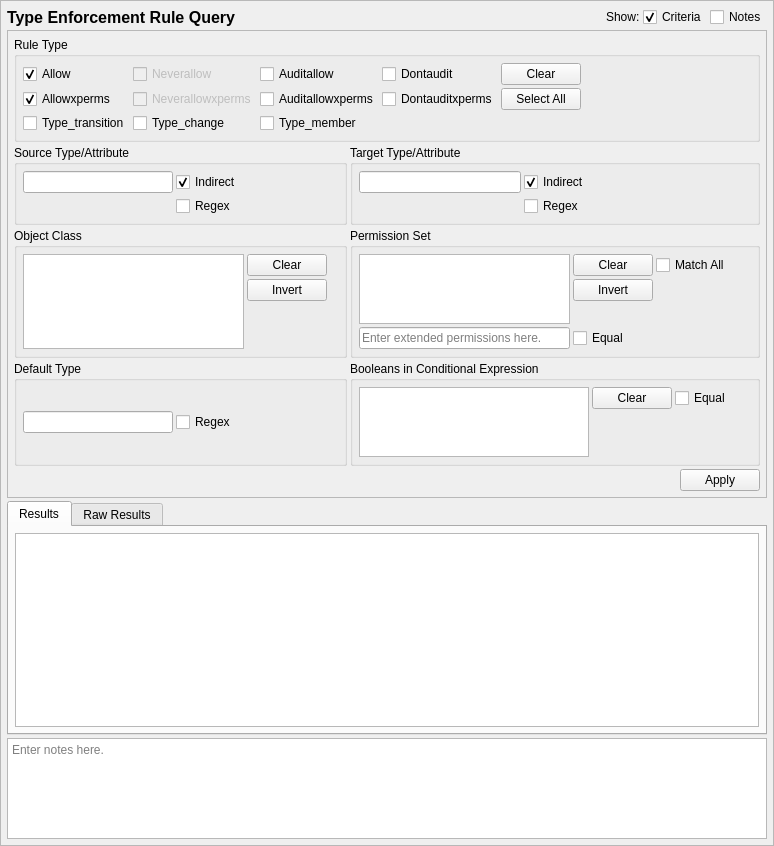
<?xml version="1.0" encoding="UTF-8"?>
<ui version="4.0">
 <class>TERuleQueryTab</class>
 <widget class="QScrollArea" name="TERuleQueryTab">
  <property name="geometry">
   <rect>
    <x>0</x>
    <y>0</y>
    <width>774</width>
    <height>846</height>
   </rect>
  </property>
  <property name="sizeAdjustPolicy">
   <enum>QAbstractScrollArea::AdjustToContents</enum>
  </property>
  <property name="widgetResizable">
   <bool>true</bool>
  </property>
  <widget class="QWidget" name="contents">
   <property name="geometry">
    <rect>
     <x>0</x>
     <y>0</y>
     <width>772</width>
     <height>844</height>
    </rect>
   </property>
   <property name="minimumSize">
    <size>
     <width>0</width>
     <height>0</height>
    </size>
   </property>
   <layout class="QGridLayout" name="gridLayout_9">
    <property name="leftMargin">
     <number>6</number>
    </property>
    <property name="topMargin">
     <number>6</number>
    </property>
    <property name="rightMargin">
     <number>6</number>
    </property>
    <property name="bottomMargin">
     <number>6</number>
    </property>
    <property name="spacing">
     <number>3</number>
    </property>
    <item row="4" column="0" colspan="5">
     <widget class="QTextEdit" name="notes">
      <property name="sizePolicy">
       <sizepolicy hsizetype="Preferred" vsizetype="Preferred">
        <horstretch>0</horstretch>
        <verstretch>0</verstretch>
       </sizepolicy>
      </property>
      <property name="minimumSize">
       <size>
        <width>0</width>
        <height>80</height>
       </size>
      </property>
      <property name="toolTip">
       <string>Optionally enter notes here about the query.</string>
      </property>
      <property name="placeholderText">
       <string>Enter notes here.</string>
      </property>
     </widget>
    </item>
    <item row="3" column="0" colspan="5">
     <widget class="QTabWidget" name="results_frame">
      <property name="sizePolicy">
       <sizepolicy hsizetype="Preferred" vsizetype="MinimumExpanding">
        <horstretch>0</horstretch>
        <verstretch>2</verstretch>
       </sizepolicy>
      </property>
      <property name="currentIndex">
       <number>0</number>
      </property>
      <widget class="QWidget" name="results_framePage1">
       <property name="sizePolicy">
        <sizepolicy hsizetype="Preferred" vsizetype="MinimumExpanding">
         <horstretch>0</horstretch>
         <verstretch>0</verstretch>
        </sizepolicy>
       </property>
       <attribute name="title">
        <string>Results</string>
       </attribute>
       <layout class="QVBoxLayout" name="verticalLayout_3">
        <property name="leftMargin">
         <number>6</number>
        </property>
        <property name="topMargin">
         <number>6</number>
        </property>
        <property name="rightMargin">
         <number>6</number>
        </property>
        <property name="bottomMargin">
         <number>6</number>
        </property>
        <item>
         <widget class="SEToolsTableView" name="table_results">
          <property name="sizePolicy">
           <sizepolicy hsizetype="Preferred" vsizetype="MinimumExpanding">
            <horstretch>0</horstretch>
            <verstretch>0</verstretch>
           </sizepolicy>
          </property>
          <property name="sizeAdjustPolicy">
           <enum>QAbstractScrollArea::AdjustIgnored</enum>
          </property>
          <property name="alternatingRowColors">
           <bool>true</bool>
          </property>
          <property name="sortingEnabled">
           <bool>true</bool>
          </property>
         </widget>
        </item>
       </layout>
      </widget>
      <widget class="QWidget" name="results_framePage2">
       <property name="sizePolicy">
        <sizepolicy hsizetype="Preferred" vsizetype="MinimumExpanding">
         <horstretch>0</horstretch>
         <verstretch>0</verstretch>
        </sizepolicy>
       </property>
       <attribute name="title">
        <string>Raw Results</string>
       </attribute>
       <layout class="QVBoxLayout" name="verticalLayout_2">
        <property name="leftMargin">
         <number>6</number>
        </property>
        <property name="topMargin">
         <number>6</number>
        </property>
        <property name="rightMargin">
         <number>6</number>
        </property>
        <property name="bottomMargin">
         <number>6</number>
        </property>
        <item>
         <widget class="QPlainTextEdit" name="raw_results">
          <property name="sizePolicy">
           <sizepolicy hsizetype="Preferred" vsizetype="MinimumExpanding">
            <horstretch>0</horstretch>
            <verstretch>0</verstretch>
           </sizepolicy>
          </property>
          <property name="minimumSize">
           <size>
            <width>0</width>
            <height>0</height>
           </size>
          </property>
          <property name="font">
           <font>
            <family>Monospace</family>
           </font>
          </property>
          <property name="documentTitle">
           <string/>
          </property>
          <property name="lineWrapMode">
           <enum>QPlainTextEdit::NoWrap</enum>
          </property>
          <property name="readOnly">
           <bool>true</bool>
          </property>
         </widget>
        </item>
       </layout>
      </widget>
     </widget>
    </item>
    <item row="0" column="4">
     <widget class="QCheckBox" name="notes_expander">
      <property name="sizePolicy">
       <sizepolicy hsizetype="Minimum" vsizetype="Fixed">
        <horstretch>0</horstretch>
        <verstretch>1</verstretch>
       </sizepolicy>
      </property>
      <property name="toolTip">
       <string>Show or hide the notes field (no data is lost)</string>
      </property>
      <property name="text">
       <string>Notes</string>
      </property>
     </widget>
    </item>
    <item row="0" column="3">
     <widget class="QCheckBox" name="criteria_expander">
      <property name="toolTip">
       <string>Show or hide the search criteria (no settings are lost)</string>
      </property>
      <property name="text">
       <string>Criteria</string>
      </property>
      <property name="checked">
       <bool>true</bool>
      </property>
     </widget>
    </item>
    <item row="0" column="1">
     <spacer name="horizontalSpacer_8">
      <property name="orientation">
       <enum>Qt::Orientation::Horizontal</enum>
      </property>
      <property name="sizeHint" stdset="0">
       <size>
        <width>40</width>
        <height>20</height>
       </size>
      </property>
     </spacer>
    </item>
    <item row="0" column="2">
     <widget class="QLabel" name="label_2">
      <property name="sizePolicy">
       <sizepolicy hsizetype="Preferred" vsizetype="Fixed">
        <horstretch>0</horstretch>
        <verstretch>0</verstretch>
       </sizepolicy>
      </property>
      <property name="text">
       <string>Show:</string>
      </property>
     </widget>
    </item>
    <item row="0" column="0">
     <widget class="QLabel" name="label">
      <property name="sizePolicy">
       <sizepolicy hsizetype="Preferred" vsizetype="Fixed">
        <horstretch>0</horstretch>
        <verstretch>0</verstretch>
       </sizepolicy>
      </property>
      <property name="maximumSize">
       <size>
        <width>16777215</width>
        <height>20</height>
       </size>
      </property>
      <property name="font">
       <font>
        <pointsize>12</pointsize>
        <weight>75</weight>
        <bold>true</bold>
       </font>
      </property>
      <property name="text">
       <string>Type Enforcement Rule Query</string>
      </property>
     </widget>
    </item>
    <item row="2" column="0" colspan="5">
     <widget class="QFrame" name="criteria_frame">
      <property name="sizePolicy">
       <sizepolicy hsizetype="Preferred" vsizetype="Preferred">
        <horstretch>0</horstretch>
        <verstretch>1</verstretch>
       </sizepolicy>
      </property>
      <property name="maximumSize">
       <size>
        <width>16777215</width>
        <height>16777215</height>
       </size>
      </property>
      <property name="frameShape">
       <enum>QFrame::StyledPanel</enum>
      </property>
      <property name="frameShadow">
       <enum>QFrame::Raised</enum>
      </property>
      <layout class="QGridLayout" name="gridLayout_3">
       <property name="leftMargin">
        <number>6</number>
       </property>
       <property name="topMargin">
        <number>6</number>
       </property>
       <property name="rightMargin">
        <number>6</number>
       </property>
       <property name="bottomMargin">
        <number>6</number>
       </property>
       <property name="spacing">
        <number>3</number>
       </property>
       <item row="1" column="1">
        <widget class="QGroupBox" name="target_criteria">
         <property name="maximumSize">
          <size>
           <width>16777215</width>
           <height>100</height>
          </size>
         </property>
         <property name="title">
          <string>Target Type/Attribute</string>
         </property>
         <layout class="QGridLayout" name="gridLayout_5">
          <property name="leftMargin">
           <number>6</number>
          </property>
          <property name="topMargin">
           <number>6</number>
          </property>
          <property name="rightMargin">
           <number>6</number>
          </property>
          <property name="bottomMargin">
           <number>6</number>
          </property>
          <property name="spacing">
           <number>3</number>
          </property>
          <item row="0" column="1">
           <widget class="QLineEdit" name="target">
            <property name="sizePolicy">
             <sizepolicy hsizetype="Expanding" vsizetype="Fixed">
              <horstretch>0</horstretch>
              <verstretch>0</verstretch>
             </sizepolicy>
            </property>
            <property name="minimumSize">
             <size>
              <width>150</width>
              <height>0</height>
             </size>
            </property>
            <property name="maximumSize">
             <size>
              <width>250</width>
              <height>16777215</height>
             </size>
            </property>
           </widget>
          </item>
          <item row="1" column="2">
           <widget class="QCheckBox" name="target_regex">
            <property name="toolTip">
             <string>Use regular expressions to match the target type/attribute.</string>
            </property>
            <property name="text">
             <string>Regex</string>
            </property>
           </widget>
          </item>
          <item row="0" column="2">
           <widget class="QCheckBox" name="target_indirect">
            <property name="toolTip">
             <string>If the rule target is an attribute, indirect will match the criteria against the contents of the attribute, rather than the attribute itself.</string>
            </property>
            <property name="text">
             <string>Indirect</string>
            </property>
            <property name="checked">
             <bool>true</bool>
            </property>
           </widget>
          </item>
          <item row="0" column="3">
           <spacer name="horizontalSpacer_3">
            <property name="orientation">
             <enum>Qt::Orientation::Horizontal</enum>
            </property>
            <property name="sizeHint" stdset="0">
             <size>
              <width>113</width>
              <height>20</height>
             </size>
            </property>
           </spacer>
          </item>
         </layout>
        </widget>
       </item>
       <item row="0" column="0" colspan="2">
        <widget class="QGroupBox" name="ruletype_criteria">
         <property name="sizePolicy">
          <sizepolicy hsizetype="Preferred" vsizetype="Preferred">
           <horstretch>0</horstretch>
           <verstretch>0</verstretch>
          </sizepolicy>
         </property>
         <property name="maximumSize">
          <size>
           <width>16777215</width>
           <height>150</height>
          </size>
         </property>
         <property name="title">
          <string>Rule Type</string>
         </property>
         <layout class="QGridLayout" name="gridLayout">
          <property name="leftMargin">
           <number>6</number>
          </property>
          <property name="topMargin">
           <number>6</number>
          </property>
          <property name="rightMargin">
           <number>6</number>
          </property>
          <property name="bottomMargin">
           <number>6</number>
          </property>
          <property name="spacing">
           <number>3</number>
          </property>
          <item row="1" column="6">
           <widget class="QPushButton" name="all_ruletypes">
            <property name="text">
             <string>Select All</string>
            </property>
           </widget>
          </item>
          <item row="0" column="2">
           <widget class="QCheckBox" name="auditallow">
            <property name="text">
             <string>Auditallow</string>
            </property>
           </widget>
          </item>
          <item row="0" column="3">
           <widget class="QCheckBox" name="dontaudit">
            <property name="text">
             <string>Dontaudit</string>
            </property>
           </widget>
          </item>
          <item row="0" column="7">
           <spacer name="horizontalSpacer">
            <property name="orientation">
             <enum>Qt::Orientation::Horizontal</enum>
            </property>
            <property name="sizeHint" stdset="0">
             <size>
              <width>40</width>
              <height>20</height>
             </size>
            </property>
           </spacer>
          </item>
          <item row="0" column="0">
           <widget class="QCheckBox" name="allow">
            <property name="text">
             <string>Allow</string>
            </property>
            <property name="checked">
             <bool>true</bool>
            </property>
           </widget>
          </item>
          <item row="0" column="1">
           <widget class="QCheckBox" name="neverallow">
            <property name="enabled">
             <bool>false</bool>
            </property>
            <property name="toolTip">
             <string>Neverallow is not available in binary policies.</string>
            </property>
            <property name="text">
             <string>Neverallow</string>
            </property>
           </widget>
          </item>
          <item row="0" column="6">
           <widget class="QPushButton" name="clear_ruletypes">
            <property name="text">
             <string>Clear</string>
            </property>
            <property name="checkable">
             <bool>false</bool>
            </property>
           </widget>
          </item>
          <item row="1" column="1">
           <widget class="QCheckBox" name="neverallowxperm">
            <property name="enabled">
             <bool>false</bool>
            </property>
            <property name="toolTip">
             <string>Neverallowxperms is not available in binary policies.</string>
            </property>
            <property name="text">
             <string>Neverallowxperms</string>
            </property>
           </widget>
          </item>
          <item row="1" column="0">
           <widget class="QCheckBox" name="allowxperm">
            <property name="text">
             <string>Allowxperms</string>
            </property>
            <property name="checked">
             <bool>true</bool>
            </property>
           </widget>
          </item>
          <item row="1" column="2">
           <widget class="QCheckBox" name="auditallowxperm">
            <property name="text">
             <string>Auditallowxperms</string>
            </property>
           </widget>
          </item>
          <item row="2" column="0">
           <widget class="QCheckBox" name="type_transition">
            <property name="text">
             <string>Type_transition</string>
            </property>
           </widget>
          </item>
          <item row="2" column="1">
           <widget class="QCheckBox" name="type_change">
            <property name="text">
             <string>Type_change</string>
            </property>
           </widget>
          </item>
          <item row="2" column="2">
           <widget class="QCheckBox" name="type_member">
            <property name="text">
             <string>Type_member</string>
            </property>
           </widget>
          </item>
          <item row="1" column="3">
           <widget class="QCheckBox" name="dontauditxperm">
            <property name="text">
             <string>Dontauditxperms</string>
            </property>
           </widget>
          </item>
         </layout>
        </widget>
       </item>
       <item row="4" column="0">
        <widget class="QGroupBox" name="default_criteria">
         <property name="title">
          <string>Default Type</string>
         </property>
         <layout class="QGridLayout" name="gridLayout_4">
          <property name="leftMargin">
           <number>6</number>
          </property>
          <property name="topMargin">
           <number>6</number>
          </property>
          <property name="rightMargin">
           <number>6</number>
          </property>
          <property name="bottomMargin">
           <number>6</number>
          </property>
          <property name="spacing">
           <number>3</number>
          </property>
          <item row="0" column="0">
           <widget class="QLineEdit" name="default_type">
            <property name="sizePolicy">
             <sizepolicy hsizetype="Expanding" vsizetype="Fixed">
              <horstretch>0</horstretch>
              <verstretch>0</verstretch>
             </sizepolicy>
            </property>
            <property name="minimumSize">
             <size>
              <width>150</width>
              <height>0</height>
             </size>
            </property>
            <property name="maximumSize">
             <size>
              <width>250</width>
              <height>16777215</height>
             </size>
            </property>
           </widget>
          </item>
          <item row="0" column="2">
           <spacer name="horizontalSpacer_6">
            <property name="orientation">
             <enum>Qt::Orientation::Horizontal</enum>
            </property>
            <property name="sizeHint" stdset="0">
             <size>
              <width>40</width>
              <height>20</height>
             </size>
            </property>
           </spacer>
          </item>
          <item row="0" column="1">
           <widget class="QCheckBox" name="default_regex">
            <property name="toolTip">
             <string>Use regular expressions to match the default type.</string>
            </property>
            <property name="text">
             <string>Regex</string>
            </property>
           </widget>
          </item>
         </layout>
        </widget>
       </item>
       <item row="1" column="0">
        <widget class="QGroupBox" name="source_criteria">
         <property name="maximumSize">
          <size>
           <width>16777215</width>
           <height>100</height>
          </size>
         </property>
         <property name="title">
          <string>Source Type/Attribute</string>
         </property>
         <layout class="QGridLayout" name="gridLayout_2">
          <property name="leftMargin">
           <number>6</number>
          </property>
          <property name="topMargin">
           <number>6</number>
          </property>
          <property name="rightMargin">
           <number>6</number>
          </property>
          <property name="bottomMargin">
           <number>6</number>
          </property>
          <property name="spacing">
           <number>3</number>
          </property>
          <item row="0" column="3">
           <spacer name="horizontalSpacer_2">
            <property name="orientation">
             <enum>Qt::Orientation::Horizontal</enum>
            </property>
            <property name="sizeHint" stdset="0">
             <size>
              <width>40</width>
              <height>20</height>
             </size>
            </property>
           </spacer>
          </item>
          <item row="0" column="0">
           <widget class="QLineEdit" name="source">
            <property name="sizePolicy">
             <sizepolicy hsizetype="Expanding" vsizetype="Fixed">
              <horstretch>0</horstretch>
              <verstretch>0</verstretch>
             </sizepolicy>
            </property>
            <property name="minimumSize">
             <size>
              <width>150</width>
              <height>0</height>
             </size>
            </property>
            <property name="maximumSize">
             <size>
              <width>250</width>
              <height>16777215</height>
             </size>
            </property>
           </widget>
          </item>
          <item row="1" column="1">
           <widget class="QCheckBox" name="source_regex">
            <property name="toolTip">
             <string>Use regular expressions to match the source type/attribute.</string>
            </property>
            <property name="text">
             <string>Regex</string>
            </property>
           </widget>
          </item>
          <item row="0" column="1">
           <widget class="QCheckBox" name="source_indirect">
            <property name="toolTip">
             <string>If the rule source is an attribute, indirect will match the criteria against the contents of the attribute, rather than the attribute itself.</string>
            </property>
            <property name="text">
             <string>Indirect</string>
            </property>
            <property name="checked">
             <bool>true</bool>
            </property>
           </widget>
          </item>
         </layout>
        </widget>
       </item>
       <item row="2" column="0">
        <widget class="QGroupBox" name="class_criteria">
         <property name="title">
          <string>Object Class</string>
         </property>
         <layout class="QGridLayout" name="gridLayout_7">
          <property name="leftMargin">
           <number>6</number>
          </property>
          <property name="topMargin">
           <number>6</number>
          </property>
          <property name="rightMargin">
           <number>6</number>
          </property>
          <property name="bottomMargin">
           <number>6</number>
          </property>
          <property name="spacing">
           <number>3</number>
          </property>
          <item row="0" column="2">
           <spacer name="horizontalSpacer_4">
            <property name="orientation">
             <enum>Qt::Orientation::Horizontal</enum>
            </property>
            <property name="sizeHint" stdset="0">
             <size>
              <width>40</width>
              <height>20</height>
             </size>
            </property>
           </spacer>
          </item>
          <item row="0" column="1">
           <widget class="QPushButton" name="clear_class">
            <property name="text">
             <string>Clear</string>
            </property>
           </widget>
          </item>
          <item row="1" column="1">
           <widget class="QPushButton" name="invert_class">
            <property name="text">
             <string>Invert</string>
            </property>
           </widget>
          </item>
          <item row="2" column="1">
           <spacer name="verticalSpacer_2">
            <property name="orientation">
             <enum>Qt::Orientation::Vertical</enum>
            </property>
            <property name="sizeHint" stdset="0">
             <size>
              <width>20</width>
              <height>40</height>
             </size>
            </property>
           </spacer>
          </item>
          <item row="0" column="0" rowspan="3">
           <widget class="QListView" name="tclass">
            <property name="sizePolicy">
             <sizepolicy hsizetype="Expanding" vsizetype="Preferred">
              <horstretch>0</horstretch>
              <verstretch>0</verstretch>
             </sizepolicy>
            </property>
            <property name="maximumSize">
             <size>
              <width>250</width>
              <height>16777215</height>
             </size>
            </property>
            <property name="toolTip">
             <string>Match the object class of the rule.</string>
            </property>
            <property name="selectionMode">
             <enum>QAbstractItemView::ExtendedSelection</enum>
            </property>
           </widget>
          </item>
         </layout>
        </widget>
       </item>
       <item row="4" column="1">
        <widget class="QGroupBox" name="booleans_criteria">
         <property name="title">
          <string>Booleans in Conditional Expression</string>
         </property>
         <layout class="QGridLayout" name="gridLayout_8">
          <property name="leftMargin">
           <number>6</number>
          </property>
          <property name="topMargin">
           <number>6</number>
          </property>
          <property name="rightMargin">
           <number>6</number>
          </property>
          <property name="bottomMargin">
           <number>6</number>
          </property>
          <property name="spacing">
           <number>3</number>
          </property>
          <item row="0" column="0" rowspan="2">
           <widget class="QListView" name="bool_criteria">
            <property name="sizePolicy">
             <sizepolicy hsizetype="Expanding" vsizetype="Preferred">
              <horstretch>0</horstretch>
              <verstretch>0</verstretch>
             </sizepolicy>
            </property>
            <property name="maximumSize">
             <size>
              <width>250</width>
              <height>16777215</height>
             </size>
            </property>
            <property name="toolTip">
             <string>Booleans used in the rule's conditional expression.</string>
            </property>
            <property name="selectionMode">
             <enum>QAbstractItemView::ExtendedSelection</enum>
            </property>
           </widget>
          </item>
          <item row="0" column="4">
           <spacer name="horizontalSpacer_7">
            <property name="orientation">
             <enum>Qt::Orientation::Horizontal</enum>
            </property>
            <property name="sizeHint" stdset="0">
             <size>
              <width>40</width>
              <height>20</height>
             </size>
            </property>
           </spacer>
          </item>
          <item row="0" column="2">
           <widget class="QPushButton" name="clear_bools">
            <property name="text">
             <string>Clear</string>
            </property>
           </widget>
          </item>
          <item row="0" column="3">
           <widget class="QCheckBox" name="bools_equal">
            <property name="toolTip">
             <string>A matching rule will use a set of Booleans in its conditional expression equal to the selected Booleans.</string>
            </property>
            <property name="text">
             <string>Equal</string>
            </property>
           </widget>
          </item>
          <item row="1" column="2">
           <spacer name="verticalSpacer_3">
            <property name="orientation">
             <enum>Qt::Orientation::Vertical</enum>
            </property>
            <property name="sizeHint" stdset="0">
             <size>
              <width>20</width>
              <height>40</height>
             </size>
            </property>
           </spacer>
          </item>
         </layout>
        </widget>
       </item>
       <item row="5" column="1">
        <widget class="QDialogButtonBox" name="buttonBox">
         <property name="standardButtons">
          <set>QDialogButtonBox::StandardButton::Apply</set>
         </property>
        </widget>
       </item>
       <item row="2" column="1">
        <widget class="QGroupBox" name="perms_criteria">
         <property name="title">
          <string>Permission Set</string>
         </property>
         <layout class="QGridLayout" name="gridLayout_6">
          <property name="leftMargin">
           <number>6</number>
          </property>
          <property name="topMargin">
           <number>6</number>
          </property>
          <property name="rightMargin">
           <number>6</number>
          </property>
          <property name="bottomMargin">
           <number>6</number>
          </property>
          <property name="spacing">
           <number>3</number>
          </property>
          <item row="3" column="2">
           <widget class="QCheckBox" name="xperms_equal">
            <property name="toolTip">
             <string>A matching rule will have an extended permission set equal to the listed extended permissions.</string>
            </property>
            <property name="text">
             <string>Equal</string>
            </property>
           </widget>
          </item>
          <item row="1" column="2">
           <widget class="QPushButton" name="invert_perms">
            <property name="text">
             <string>Invert</string>
            </property>
           </widget>
          </item>
          <item row="0" column="2">
           <widget class="QPushButton" name="clear_perms">
            <property name="text">
             <string>Clear</string>
            </property>
           </widget>
          </item>
          <item row="0" column="4">
           <spacer name="horizontalSpacer_5">
            <property name="orientation">
             <enum>Qt::Orientation::Horizontal</enum>
            </property>
            <property name="sizeHint" stdset="0">
             <size>
              <width>40</width>
              <height>20</height>
             </size>
            </property>
           </spacer>
          </item>
          <item row="0" column="3">
           <widget class="QCheckBox" name="perms_subset">
            <property name="toolTip">
             <string>A matching rule will have all of the selected permissions.</string>
            </property>
            <property name="text">
             <string>Match All</string>
            </property>
           </widget>
          </item>
          <item row="2" column="2">
           <spacer name="verticalSpacer">
            <property name="orientation">
             <enum>Qt::Orientation::Vertical</enum>
            </property>
            <property name="sizeHint" stdset="0">
             <size>
              <width>20</width>
              <height>40</height>
             </size>
            </property>
           </spacer>
          </item>
          <item row="0" column="0" rowspan="3" colspan="2">
           <widget class="QListView" name="perms">
            <property name="sizePolicy">
             <sizepolicy hsizetype="Expanding" vsizetype="Preferred">
              <horstretch>0</horstretch>
              <verstretch>0</verstretch>
             </sizepolicy>
            </property>
            <property name="maximumSize">
             <size>
              <width>250</width>
              <height>16777215</height>
             </size>
            </property>
            <property name="toolTip">
             <string>The list of permissions common to selected object classes.</string>
            </property>
            <property name="selectionMode">
             <enum>QAbstractItemView::ExtendedSelection</enum>
            </property>
           </widget>
          </item>
          <item row="3" column="0" colspan="2">
           <widget class="QLineEdit" name="xperms">
            <property name="placeholderText">
             <string>Enter extended permissions here.</string>
            </property>
           </widget>
          </item>
         </layout>
        </widget>
       </item>
      </layout>
      <zorder>ruletype_criteria</zorder>
      <zorder>source_criteria</zorder>
      <zorder>target_criteria</zorder>
      <zorder>class_criteria</zorder>
      <zorder>perms_criteria</zorder>
      <zorder>default_criteria</zorder>
      <zorder>booleans_criteria</zorder>
      <zorder>buttonBox</zorder>
     </widget>
    </item>
   </layout>
  </widget>
 </widget>
 <customwidgets>
  <customwidget>
   <class>SEToolsTableView</class>
   <extends>QTableView</extends>
   <header>setoolsgui/tableview.h</header>
  </customwidget>
 </customwidgets>
 <tabstops>
  <tabstop>criteria_expander</tabstop>
  <tabstop>notes_expander</tabstop>
  <tabstop>allow</tabstop>
  <tabstop>neverallow</tabstop>
  <tabstop>auditallow</tabstop>
  <tabstop>dontaudit</tabstop>
  <tabstop>clear_ruletypes</tabstop>
  <tabstop>all_ruletypes</tabstop>
  <tabstop>source</tabstop>
  <tabstop>source_indirect</tabstop>
  <tabstop>source_regex</tabstop>
  <tabstop>target</tabstop>
  <tabstop>target_indirect</tabstop>
  <tabstop>target_regex</tabstop>
  <tabstop>tclass</tabstop>
  <tabstop>clear_class</tabstop>
  <tabstop>invert_class</tabstop>
  <tabstop>perms</tabstop>
  <tabstop>clear_perms</tabstop>
  <tabstop>invert_perms</tabstop>
  <tabstop>perms_subset</tabstop>
  <tabstop>default_type</tabstop>
  <tabstop>default_regex</tabstop>
  <tabstop>bool_criteria</tabstop>
  <tabstop>clear_bools</tabstop>
  <tabstop>bools_equal</tabstop>
  <tabstop>results_frame</tabstop>
  <tabstop>table_results</tabstop>
  <tabstop>raw_results</tabstop>
  <tabstop>notes</tabstop>
 </tabstops>
 <resources/>
 <connections>
  <connection>
   <sender>clear_bools</sender>
   <signal>clicked()</signal>
   <receiver>bool_criteria</receiver>
   <slot>clearSelection()</slot>
   <hints>
    <hint type="sourcelabel">
     <x>576</x>
     <y>430</y>
    </hint>
    <hint type="destinationlabel">
     <x>454</x>
     <y>447</y>
    </hint>
   </hints>
  </connection>
  <connection>
   <sender>clear_class</sender>
   <signal>clicked()</signal>
   <receiver>tclass</receiver>
   <slot>clearSelection()</slot>
   <hints>
    <hint type="sourcelabel">
     <x>299</x>
     <y>312</y>
    </hint>
    <hint type="destinationlabel">
     <x>147</x>
     <y>330</y>
    </hint>
   </hints>
  </connection>
  <connection>
   <sender>clear_perms</sender>
   <signal>clicked()</signal>
   <receiver>perms</receiver>
   <slot>clearSelection()</slot>
   <hints>
    <hint type="sourcelabel">
     <x>565</x>
     <y>312</y>
    </hint>
    <hint type="destinationlabel">
     <x>448</x>
     <y>330</y>
    </hint>
   </hints>
  </connection>
  <connection>
   <sender>criteria_expander</sender>
   <signal>toggled(bool)</signal>
   <receiver>criteria_frame</receiver>
   <slot>setVisible(bool)</slot>
   <hints>
    <hint type="sourcelabel">
     <x>629</x>
     <y>16</y>
    </hint>
    <hint type="destinationlabel">
     <x>379</x>
     <y>239</y>
    </hint>
   </hints>
  </connection>
  <connection>
   <sender>notes_expander</sender>
   <signal>toggled(bool)</signal>
   <receiver>notes</receiver>
   <slot>setVisible(bool)</slot>
   <hints>
    <hint type="sourcelabel">
     <x>735</x>
     <y>16</y>
    </hint>
    <hint type="destinationlabel">
     <x>386</x>
     <y>776</y>
    </hint>
   </hints>
  </connection>
 </connections>
</ui>
